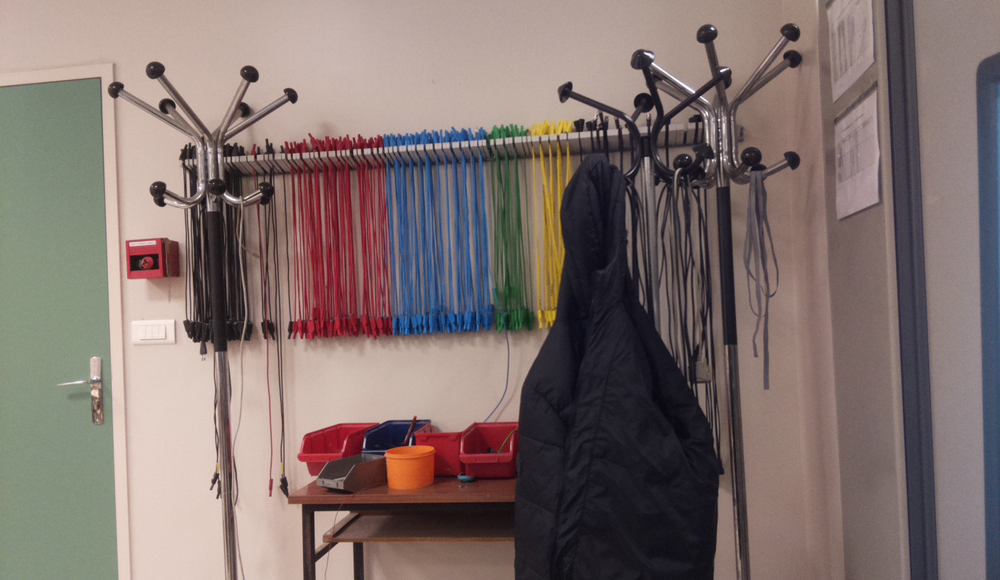
#> input picture Ressources_Deep_Learning/road_signs_samples/raspicam_capture.ppm, 1000 x 580 px, shrunk from 1380 x 800 before the run, found by its file name
$ python stop_detection.py   (Python 2 division)   (older library calls are emulated)
#> lines starting #> are read from the running program, lines starting #| are printed output that depends on the picture; after the words box and inside, x2 and y2 are one past the last pixel; in counts of white or black regions, pixels touching at a corner belong together
#!/usr/bin/env python

import numpy as np
import cv2
import os

filename = "images/demo_imgs/location_demo/raspicam_capture.ppm"

img = cv2.imread(filename, 1)
#> img is the input picture: shape (580, 1000, 3); mean B, G, R 109.5, 112.9, 128.2
#img = cv2.cvtColor(img, cv2.COLOR_RGB2BGR)

grayImage = cv2.cvtColor(img, cv2.COLOR_BGR2GRAY)
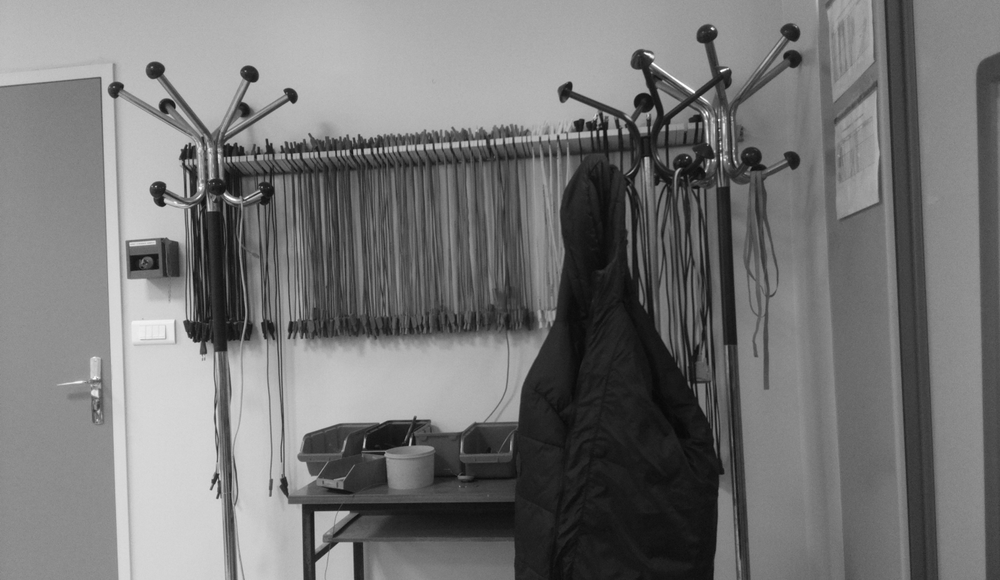
#> grayImage: shape (580, 1000); min 7, max 255, mean 117.1
cv2.imshow("grayImage", grayImage)
cv2.waitKey(0)

#edges = cv2.Canny(grayImage,0,400)
#cv2.imshow("edges", edges)
#cv2.waitKey(0)

blurredImage = cv2.GaussianBlur(grayImage, (5, 5), 0)
cv2.imshow("blurred Image", blurredImage)
cv2.waitKey(0)

thresh1 = cv2.threshold(blurredImage, 60, 255, cv2.THRESH_BINARY)[1]
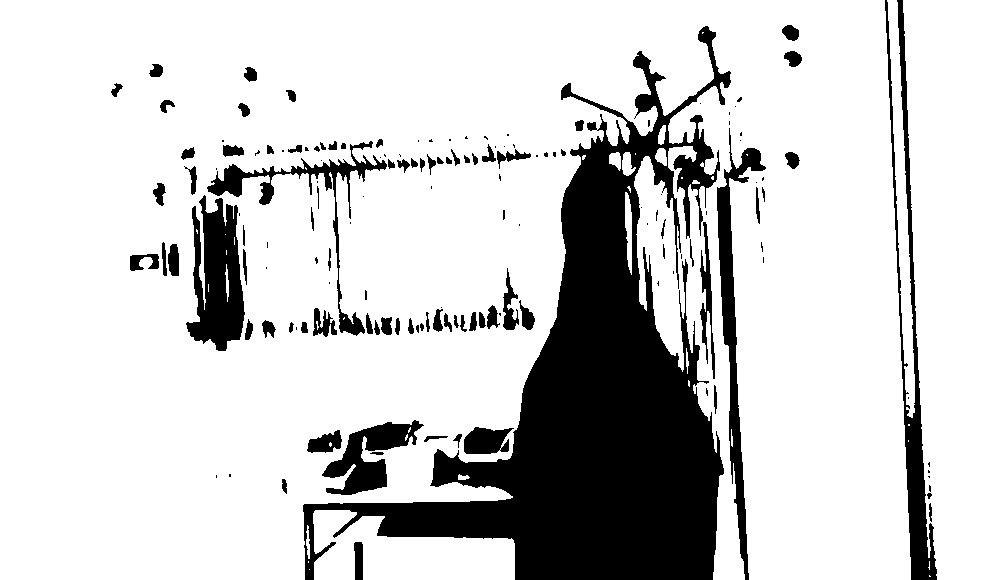
#> thresh1: shape (580, 1000); 81.3% white; 151 black regions (66 under 20 px)
cv2.imshow("treshold", thresh1)
cv2.waitKey(0)


#ret,thresh1 = cv2.threshold(img[:,:,0], 0, 255,cv2.THRESH_BINARY_INV + cv2.THRESH_OTSU)
#cv2.imshow('thresh1', thresh1)
#cv2.waitKey(0)

_, contours, hierarchy = cv2.findContours(thresh1, cv2.RETR_EXTERNAL, cv2.CHAIN_APPROX_SIMPLE)
#> contours = 28 contours, 16 with area under 20; largest, box (x1, y1, x2, y2) and area: (0, 0, 911, 580) 426090, (903, 0, 1000, 580) 48058, (313, 510, 515, 580) 9319, (887, 0, 915, 418) 3691, (625, 192, 632, 275) 334

for cnt in contours:
    approx = cv2.approxPolyDP(cnt,0.03*cv2.arcLength(cnt,True),True)
    if len(approx)>7 and len(approx)<10:
        print len(approx)
        print "octagon"
        cv2.drawContours(img, [cnt], 0, (0, 255, 0), 6)
#> this loop made 28 passes
#> approx on passes 1, 2, 3, 4, 5, 8, 9, 10, 11, 12, 13, 16: [[929, 575], [929, 576], [930, 576]], [[309, 569]], [[929, 561], [929, 566], [928, 567], [929, 569]], [[308, 561], [308, 562]], [[307, 525], [306, 545], [309, 558]], [[908, 440], [908, 441]], [[731, 429], [732, 446]], [[908, 424], [908, 425], [909, 425], [909, 424]], [[688, 380], [688, 385], [689, 386], [689, 381]], [[686, 348], [687, 373]], [[625, 192], [631, 274]], [[681, 177], [681, 178], [682, 178], [682, 177]]
#> (cnt, approx) on pass 25: ([[702, 32], [702, 33], [703, 32]], [[703, 32], [702, 32], [702, 33]])

cv2.imshow('sign', img)
cv2.waitKey(0)
cv2.destroyAllWindows()
